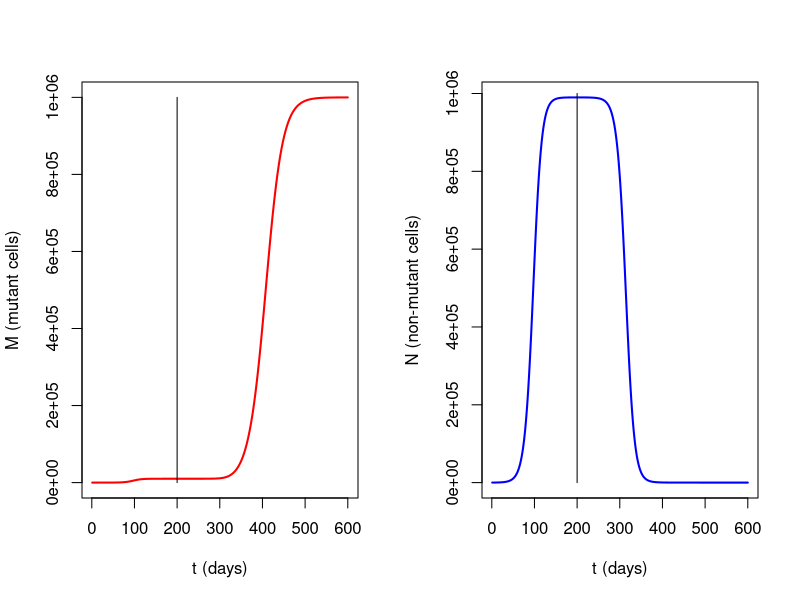

This figure's R source:
### Biocomputing Exercise 11 - Dan Marshalla
## Create model of tumor subpopulations with drug resistance and drug treatment
# rate of increase prior to drug treatment
rm1 = 0.1
rn1 = 0.1
# rates of increase after drug treatment
rm2 = 0.05
rn2 = -0.1
# carrying capacity
k = 1000000
# amount of time steps
t = 1:600

# Set up a matrix to store values of model for each time step
# column 1 = t, col 2 = M (mutant) cell abundance, col 3 = N (non-mutant) cell abundance
matrix <-matrix(nrow=600,ncol=3)
matrix[,1]=1:600
# initial M
matrix[1,2]=1
# initial N
matrix[1,3]=99

# for loop to input growth rate of subpopulations prior to drugs into matrix
for (i in 2:200){
  matrix[i,2]=matrix[i-1,2]+rm1*matrix[i-1,2]*(1-(matrix[i-1,3]+matrix[i-1,2])/k)
  matrix[i,3]=matrix[i-1,3]+rn1*matrix[i-1,3]*(1-(matrix[i-1,3]+matrix[i-1,2])/k)
}
# for loop to input growth rate of subpopulations after drugs into matrix
for (i in 201:600){
  matrix[i,2]=matrix[i-1,2]+rm2*matrix[i-1,2]*(1-(matrix[i-1,3]+matrix[i-1,2])/k)
  matrix[i,3]=matrix[i-1,3]+rn2*matrix[i-1,3]*(1-(matrix[i-1,3]+matrix[i-1,2])/k)
}

# Plot the subpopulation abundances
# vertical line @ t=200 where drug treatment starts
par(mfrow=c(1,2))
plot(t,matrix[,2], type = 'l', lwd=2, xlab="t (days)", ylab = "M (mutant cells)",col="red")
lines(x=c(200,200),y=(c(0,1000000)))
plot(t,matrix[,3], type = 'l', lwd=2, xlab="t (days)", ylab = "N (non-mutant cells)", col="blue")
lines(x=c(200,200),y=(c(0,1000000)))